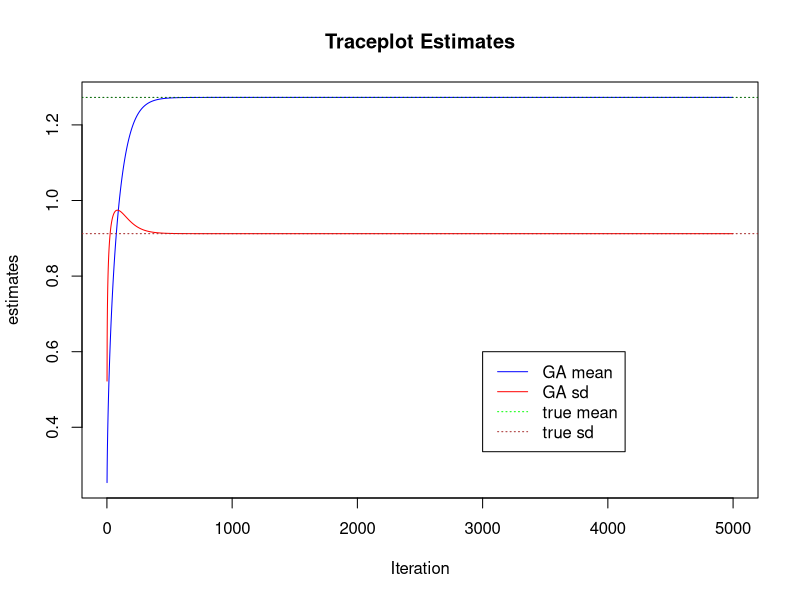
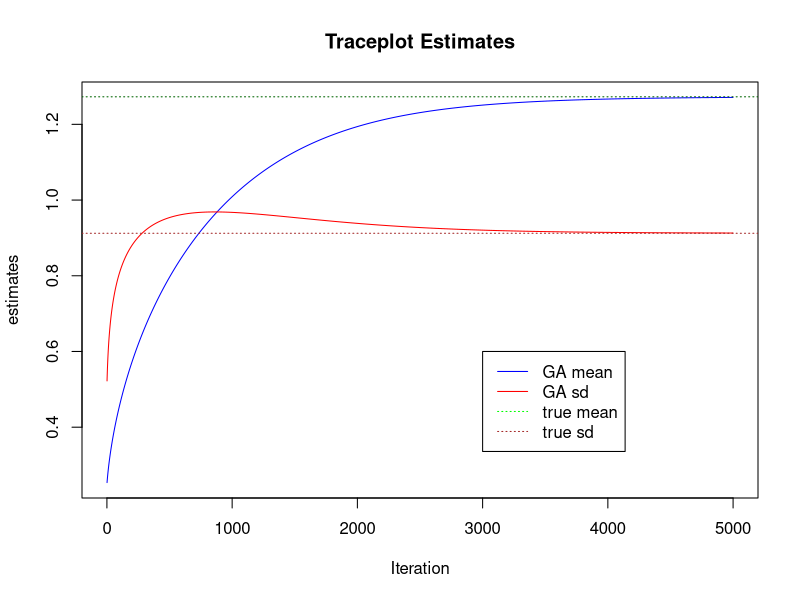
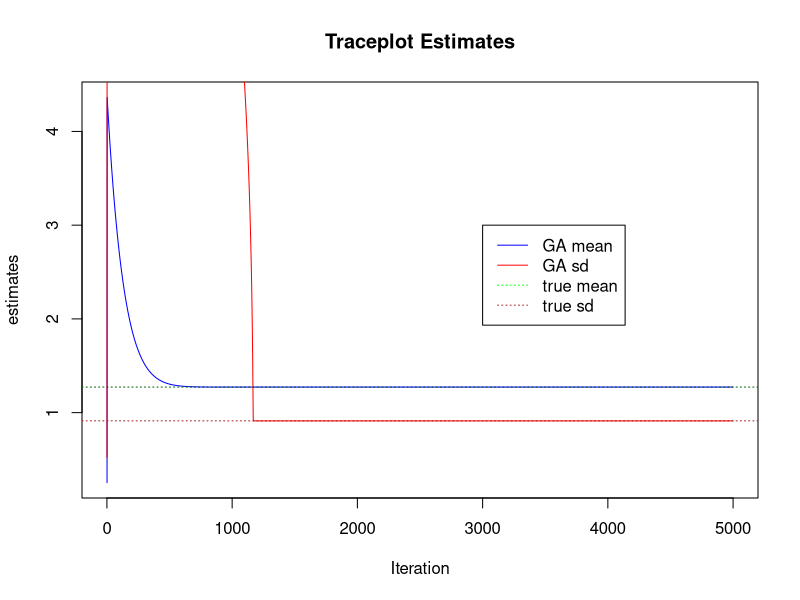

Write R code to recreate these figures, in order.
## ---- chunk 1
GA <- function(x, maxit = 5000, Lrate = 0.0001){
  n <- length(x) #number of observations
  m = runif(1)   #initial value for the mean
  s = runif(1)   #initial value for the variance
  
  LLL <- log(prod(dnorm(m,s,x))) #the loglikelihood of finding our values given our mean and sd
  iter <- 1                      #set counter for iterations
  
  df <- matrix(NA, nrow = maxit, ncol = 5) # store estimates during each iteration for plotting later.
  colnames(df) <- c('m', 's', 'LLL', 'Dm', 'Ds')
  
  while(iter < maxit){ # while we have not reached our maximum number of iterations

    Dm <- sum(x-m)/s^2 #obtain derivative of mean. if you plug in perfect values, it becomes zero.
    Ds <- ((-n+1) + sum((x-m)^2)/s^2)/(2*s^2) #derivative of the sd.
    df[iter,] <- c(m, s, LLL, Dm, Ds) #append to dataframe
    
    # actual algorithm is very simple, we just add a penalized estimate to our previous estimate
    m <- m + Lrate * Dm # update mean
    s <- s + Lrate*Ds   # update standard deviation
    LLL <- log(prod(dnorm(m,s,x))) # update LLL

    iter <- iter + 1 # add 1 to iter, otherwise it will run indefinitely
  }
  return(df[1:(maxit-1),]) #return df
}
## ---- chunk 2
X <- c(0, 1.5, 0.2, 2, 2.3, 0.1, 0.4, 1.7, 1.5, 2.1, 2.2)
mean(X)
sd(X)
## ---- chunk 3
set.seed(6164900) #set a seed, cause our initial values for mu and sigma are randomly generated
estimates <- GA(X, maxit = 5000, Lrate = 0.001)
mean(estimates[,1])
mean(estimates[,2])
## ---- chunk 4
plot(estimates[,1], col = 'blue', type = 'l', xlab = "Iteration", ylab = 'estimates', main = 'Traceplot Estimates')
lines(estimates[,2], col = 'red', type = 'l')
abline(h = mean(X), lty = 3, col = 'darkgreen')
abline(h = sd(X), lty = 3, col = 'brown')
legend(3000, 0.6, legend=c("GA mean", "GA sd", "true mean", "true sd" ),
       col=c("blue", "red", "green", "brown"), lty=c(1,1,3,3), cex=1)

## ---- chunk 5
set.seed(6164900) #set a seed, cause our initial values for mu and sigma are randomly generated
estimates2 <- GA(X, maxit = 5000, Lrate = 0.0001)
## ---- chunk 6
plot(estimates2[,1], col = 'blue', type = 'l', xlab = "Iteration", ylab = 'estimates', main = 'Traceplot Estimates')
lines(estimates2[,2], col = 'red', type = 'l')
abline(h = mean(X), lty = 3, col = 'darkgreen')
abline(h = sd(X), lty = 3, col = 'brown')
legend(3000, 0.6, legend=c("GA mean", "GA sd", "true mean", "true sd" ),
       col=c("blue", "red", "green", "brown"), lty=c(1,1,3,3), cex=1)

## ---- chunk 7
set.seed(6164900) #set a seed, cause our initial values for mu and sigma are randomly generated
estimates3 <- GA(X, maxit = 5000, Lrate = 0.1)
## ---- chunk 8
plot(estimates3[,1], col = 'blue', type = 'l', xlab = "Iteration", ylab = 'estimates', main = 'Traceplot Estimates')
lines(estimates3[,2], col = 'red', type = 'l')
abline(h = mean(X), lty = 3, col = 'darkgreen')
abline(h = sd(X), lty = 3, col = 'brown')
legend(3000, 3, legend=c("GA mean", "GA sd", "true mean", "true sd" ),
       col=c("blue", "red", "green", "brown"), lty=c(1,1,3,3), cex=1)

## ---- chunk 9
estimates[which(abs(estimates[,'LLL']) == min(abs(estimates[,'LLL']))),] #but this I do not get yet
